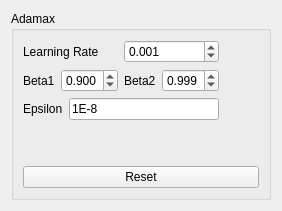
            <widget class="QWidget" name="page_Optimizer_Adamax">
             <layout class="QVBoxLayout" name="verticalLayout_33">
              <item>
               <widget class="QGroupBox" name="grp_Adamax">
                <property name="title">
                 <string>Adamax</string>
                </property>
                <layout class="QVBoxLayout" name="verticalLayout_31">
                 <item>
                  <layout class="QHBoxLayout" name="horizontalLayout_47">
                   <item>
                    <layout class="QVBoxLayout" name="verticalLayout_32">
                     <item>
                      <layout class="QHBoxLayout" name="horizontalLayout_48">
                       <item>
                        <widget class="QLabel" name="lbl_Adamax_Learning_Rate">
                         <property name="text">
                          <string>Learning Rate</string>
                         </property>
                        </widget>
                       </item>
                       <item>
                        <widget class="QDoubleSpinBox" name="dsBox_Adamax_Learning_Rate">
                         <property name="decimals">
                          <number>3</number>
                         </property>
                         <property name="maximum">
                          <double>1.000000000000000</double>
                         </property>
                         <property name="singleStep">
                          <double>0.001000000000000</double>
                         </property>
                         <property name="value">
                          <double>0.001000000000000</double>
                         </property>
                        </widget>
                       </item>
                      </layout>
                     </item>
                     <item>
                      <layout class="QHBoxLayout" name="horizontalLayout_49">
                       <item>
                        <widget class="QLabel" name="lbl_Adamax_Beta1">
                         <property name="text">
                          <string>Beta1</string>
                         </property>
                        </widget>
                       </item>
                       <item>
                        <widget class="QDoubleSpinBox" name="dsBox_Adamax_Beta1">
                         <property name="decimals">
                          <number>3</number>
                         </property>
                         <property name="maximum">
                          <double>5.000000000000000</double>
                         </property>
                         <property name="singleStep">
                          <double>0.001000000000000</double>
                         </property>
                         <property name="value">
                          <double>0.900000000000000</double>
                         </property>
                        </widget>
                       </item>
                       <item>
                        <widget class="QLabel" name="lbl_Adamax_Beta2">
                         <property name="text">
                          <string>Beta2</string>
                         </property>
                        </widget>
                       </item>
                       <item>
                        <widget class="QDoubleSpinBox" name="dsBox_Adamax_Beta2">
                         <property name="decimals">
                          <number>3</number>
                         </property>
                         <property name="maximum">
                          <double>5.000000000000000</double>
                         </property>
                         <property name="singleStep">
                          <double>0.001000000000000</double>
                         </property>
                         <property name="value">
                          <double>0.999000000000000</double>
                         </property>
                        </widget>
                       </item>
                      </layout>
                     </item>
                     <item>
                      <layout class="QHBoxLayout" name="horizontalLayout_50">
                       <item>
                        <widget class="QLabel" name="lbl_Adamax_Epsilon">
                         <property name="text">
                          <string>Epsilon</string>
                         </property>
                        </widget>
                       </item>
                       <item>
                        <widget class="QLineEdit" name="lEdit_Adamax_Epsilon">
                         <property name="text">
                          <string>1E-8</string>
                         </property>
                        </widget>
                       </item>
                      </layout>
                     </item>
                    </layout>
                   </item>
                   <item>
                    <spacer name="horizontalSpacer_8">
                     <property name="orientation">
                      <enum>Qt::Horizontal</enum>
                     </property>
                     <property name="sizeHint" stdset="0">
                      <size>
                       <width>40</width>
                       <height>20</height>
                      </size>
                     </property>
                    </spacer>
                   </item>
                  </layout>
                 </item>
                 <item>
                  <spacer name="verticalSpacer_9">
                   <property name="orientation">
                    <enum>Qt::Vertical</enum>
                   </property>
                   <property name="sizeHint" stdset="0">
                    <size>
                     <width>20</width>
                     <height>40</height>
                    </size>
                   </property>
                  </spacer>
                 </item>
                 <item>
                  <widget class="QPushButton" name="pBtn_Adamax_Reset">
                   <property name="text">
                    <string>Reset</string>
                   </property>
                  </widget>
                 </item>
                </layout>
               </widget>
              </item>
             </layout>
            </widget>
